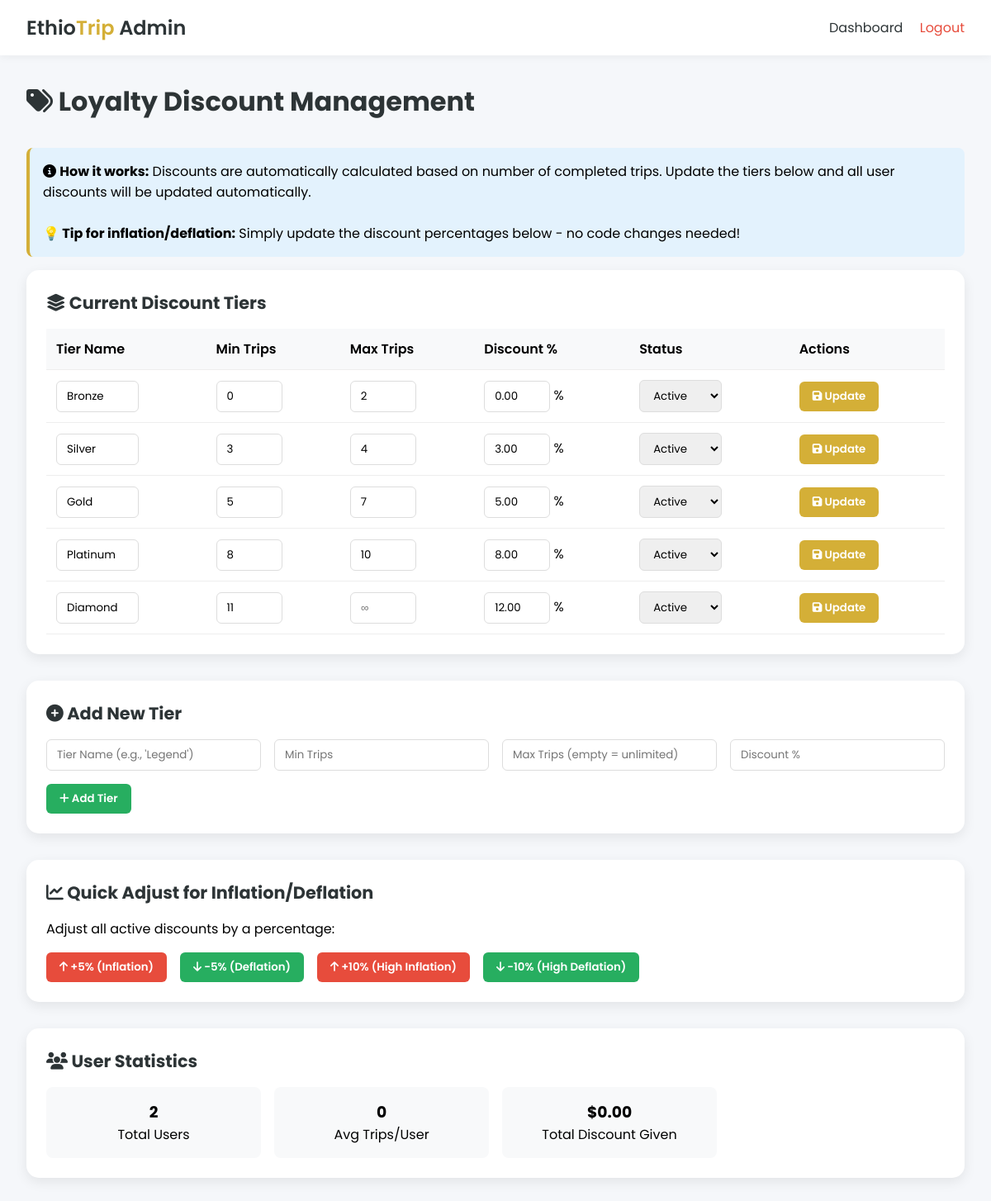
The app's page /admin/discounts.php (signed in) with its own data.
### tables this page shows
CREATE TABLE discount_tiers (
    id INT PRIMARY KEY AUTO_INCREMENT,
    min_trips INT NOT NULL,
    max_trips INT NULL,
    discount_percent DECIMAL(5,2) NOT NULL,
    tier_name VARCHAR(50) NOT NULL,
    is_active BOOLEAN DEFAULT TRUE,
    created_at TIMESTAMP DEFAULT CURRENT_TIMESTAMP,
    updated_at TIMESTAMP DEFAULT CURRENT_TIMESTAMP ON UPDATE CURRENT_TIMESTAMP
);

### admin/discounts.php (the view, shortened to what this page needs)
<?php
require_once '../config/database.php';
$tiers = mysqli_query($conn, "SELECT * FROM discount_tiers ORDER BY min_trips ASC");
?>
<!DOCTYPE html>
<html lang="en">
<head>
    <link rel="stylesheet" href="https://cdnjs.cloudflare.com/ajax/libs/font-awesome/6.4.0/css/all.min.css">
</head>
<body>
    <nav class="navbar">
        <a href="../dashboard.php" class="logo">Ethio<span>Trip</span> Admin</a>
        <div>
            <a href="../dashboard.php" style="margin-right: 1rem; color: #2d3436; text-decoration: none;">Dashboard</a>
            <a href="../logout.php" style="color: #e74c3c; text-decoration: none;">Logout</a>
        </div>
    </nav>
    <div class="container">
        <h1><i class="fas fa-tags"></i> Loyalty Discount Management</h1>
        <div class="info-box">
            <i class="fas fa-info-circle"></i>
            <strong>How it works:</strong> Discounts are automatically calculated based on number of completed trips.
            Update the tiers below and all user discounts will be updated automatically.
            <br><br>
            <strong>💡 Tip for inflation/deflation:</strong> Simply update the discount percentages below - no code changes needed!
        </div>
        <div class="card">
            <h2><i class="fas fa-layer-group"></i> Current Discount Tiers</h2>
            <table>
                <thead>
                    <tr>
                        <th>Tier Name</th>
                        <th>Min Trips</th>
                        <th>Max Trips</th>
                        <th>Discount %</th>
                        <th>Status</th>
                        <th>Actions</th>
                    </tr>
                </thead>
                <tbody>
                    <?php while($tier = mysqli_fetch_assoc($tiers)): ?>
                    <form method="POST" style="display: contents;">
                        <tr>
                            <td><input type="text" name="tier_name" value="<?php echo htmlspecialchars($tier['tier_name']); ?>" required style="width: 100px;"></td>
                            <td><input type="number" name="min_trips" value="<?php echo $tier['min_trips']; ?>" required style="width: 80px;"></td>
                            <td><input type="number" name="max_trips" value="<?php echo $tier['max_trips']; ?>" placeholder="∞" style="width: 80px;"></td>
                            <td><input type="number" step="0.5" name="discount_percent" value="<?php echo $tier['discount_percent']; ?>" required style="width: 80px;"> %</td>
                            <td>
                                <select name="is_active" style="width: 100px;">
                                    <option value="1" <?php echo $tier['is_active'] ? 'selected' : ''; ?>>Active</option>
                                </select>
                            </td>
                            <td>
                                <button type="submit" name="update_tier"><i class="fas fa-save"></i> Update</button>
                            </td>
                        </tr>
                    </form>
                    <?php endwhile; ?>
                </tbody>
            </table>
        </div>
        <div class="card">
            <h2><i class="fas fa-plus-circle"></i> Add New Tier</h2>
            <form method="POST">
                <div class="grid-4">
                    <input type="text" name="tier_name" placeholder="Tier Name (e.g., 'Legend')" required>
                    <input type="number" name="min_trips" placeholder="Min Trips" required>
                    <input type="number" name="max_trips" placeholder="Max Trips (empty = unlimited)">
                    <input type="number" step="0.5" name="discount_percent" placeholder="Discount %" required>
                </div>
                <button type="submit" name="add_tier" class="btn-add mt-2"><i class="fas fa-plus"></i> Add Tier</button>
            </form>
        </div>
        <div class="card">
            <h2><i class="fas fa-chart-line"></i> Quick Adjust for Inflation/Deflation</h2>
            <p>Adjust all active discounts by a percentage:</p>
            <div style="display: flex; gap: 1rem; margin-top: 1rem; flex-wrap: wrap;">
                <form method="POST" action="adjust-discounts.php" style="display: inline;">
                    <button type="submit" class="btn-warning"><i class="fas fa-arrow-up"></i> +5% (Inflation)</button>
                </form>
                <form method="POST" action="adjust-discounts.php" style="display: inline;">
                    <button type="submit" class="btn-success"><i class="fas fa-arrow-down"></i> -5% (Deflation)</button>
                </form>
                <form method="POST" action="adjust-discounts.php" style="display: inline;">
                    <button type="submit" class="btn-warning"><i class="fas fa-arrow-up"></i> +10% (High Inflation)</button>
                </form>
                <form method="POST" action="adjust-discounts.php" style="display: inline;">
                    <button type="submit" class="btn-success"><i class="fas fa-arrow-down"></i> -10% (High Deflation)</button>
                </form>
            </div>
        </div>
        <div class="card">
            <h2><i class="fas fa-users"></i> User Statistics</h2>
            <?php
            $total_users = mysqli_fetch_assoc(mysqli_query($conn, "SELECT COUNT(*) as count FROM users"))['count'];
            $avg_trips = mysqli_fetch_assoc(mysqli_query($conn, "SELECT AVG(trips_completed) as avg FROM users"))['avg'];
            $total_discount_given = mysqli_fetch_assoc(mysqli_query($conn, "SELECT SUM(loyalty_discount * total_spent) as total FROM users"))['total'];
            ?>
            <div class="grid-4" style="margin-top: 1rem;">
                <div style="background: #f8f9fa; padding: 1rem; border-radius: 8px; text-align: center;">
                    <h3><?php echo $total_users; ?></h3>
                    <p>Total Users</p>
                </div>
                <div style="background: #f8f9fa; padding: 1rem; border-radius: 8px; text-align: center;">
                    <h3><?php echo round($avg_trips, 1); ?></h3>
                    <p>Avg Trips/User</p>
                </div>
                <div style="background: #f8f9fa; padding: 1rem; border-radius: 8px; text-align: center;">
                    <h3>$<?php echo number_format($total_discount_given ?? 0, 2); ?></h3>
                    <p>Total Discount Given</p>
                </div>
            </div>
        </div>
    </div>
</body>
</html>

### admin/discounts.php (style rules this page uses)
* { margin: 0; padding: 0; box-sizing: border-box; font-family: 'Poppins', sans-serif; }
body { background: #f5f7fa; }
.container { max-width: 1200px; margin: 0 auto; padding: 2rem; }
.navbar { background: white; padding: 1rem 2rem; display: flex; justify-content: space-between; align-items: center; box-shadow: 0 2px 10px rgba(0,0,0,0.05); }
.logo { font-size: 1.5rem; font-weight: 600; text-decoration: none; color: #2d3436; }
.logo span { color: #d4af37; }
h1 { margin-bottom: 2rem; color: #2d3436; }
.card { background: white; border-radius: 15px; padding: 1.5rem; margin-bottom: 2rem; box-shadow: 0 5px 15px rgba(0,0,0,0.08); }
.card h2 { margin-bottom: 1rem; color: #2d3436; font-size: 1.3rem; }
table { width: 100%; border-collapse: collapse; }
th, td { padding: 12px; text-align: left; border-bottom: 1px solid #eee; }
th { background: #f8f9fa; font-weight: 600; }
input, select { padding: 8px 12px; border: 1px solid #ddd; border-radius: 6px; width: 100%; }
button { padding: 8px 16px; background: #d4af37; color: white; border: none; border-radius: 6px; cursor: pointer; font-weight: 600; }
.btn-add { background: #27ae60; }
.info-box { background: #e3f2fd; padding: 1rem; border-radius: 8px; margin-bottom: 1rem; border-left: 4px solid #d4af37; }
.grid-4 { display: grid; grid-template-columns: repeat(4, 1fr); gap: 1rem; }
.mt-2 { margin-top: 1rem; }
.btn-warning { background: #e74c3c; }
.btn-success { background: #27ae60; }

### records on screen
discount_tiers: tier_name "Bronze", min_trips "0", max_trips "2", discount_percent "0.00", is_active "Active"
discount_tiers: tier_name "Silver", min_trips "3", max_trips "4", discount_percent "3.00", is_active "Active"
discount_tiers: tier_name "Gold", min_trips "5", max_trips "7", discount_percent "5.00", is_active "Active"
discount_tiers: tier_name "Platinum", min_trips "8", max_trips "10", discount_percent "8.00", is_active "Active"
discount_tiers: tier_name "Diamond", min_trips "11", discount_percent "12.00", is_active "Active"

### other values on screen
$total_users "2"
$avg_trips "0"
$total_discount_given "0.00"
